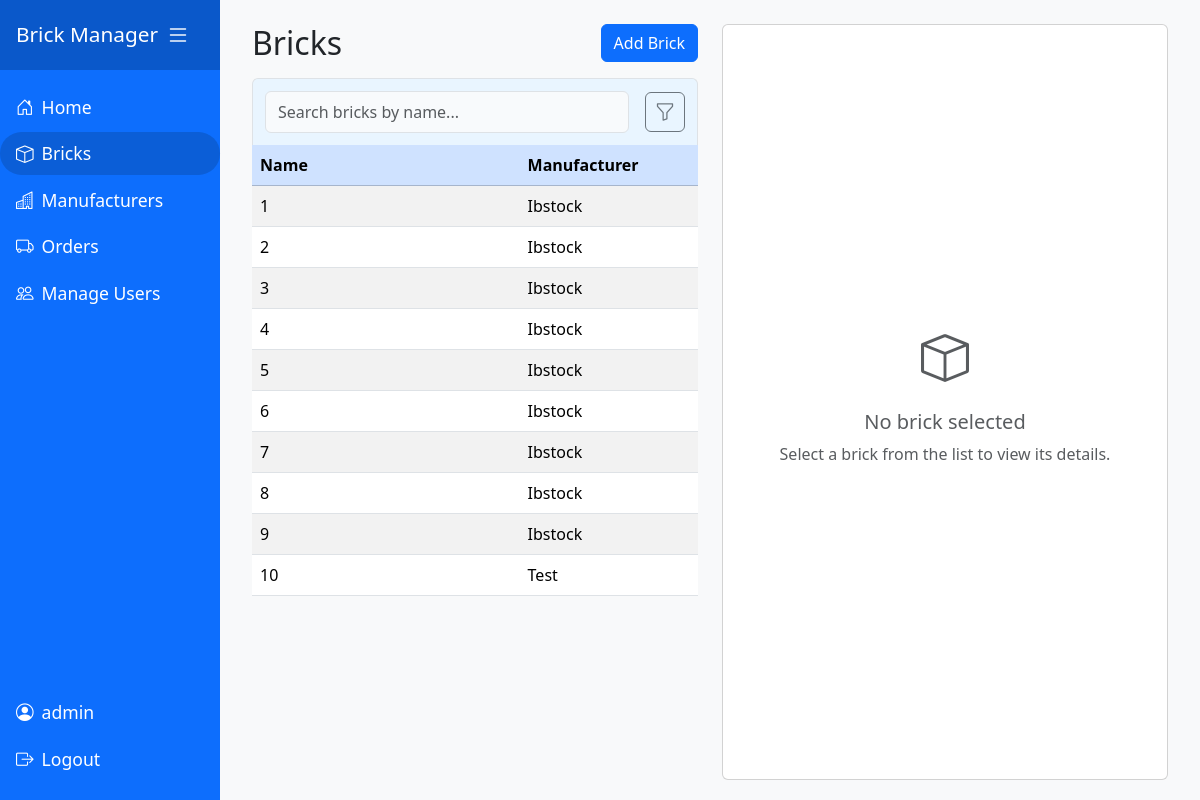
/bricks (signed in), run on the app's committed database.
### models.py (models this page shows)
class Brick(db.Model):
    id = db.Column(db.Integer, primary_key=True)
    name = db.Column(db.String(150), nullable=False)
    colour = db.Column(db.String(50), nullable=False)
    material = db.Column(db.String(100), nullable=False)
    strength = db.Column(db.String(50), nullable=False)
    width = db.Column(db.Float, nullable=False)
    depth = db.Column(db.Float, nullable=False)
    height = db.Column(db.Float, nullable=False)
    type = db.Column(db.String(100), nullable=False)
    voids = db.Column(db.Integer, nullable=False)
    manufacturerId = db.Column(db.Integer, db.ForeignKey('manufacturer.id'), nullable=False)

class Manufacturer(db.Model):
    id = db.Column(db.Integer, primary_key=True)
    name = db.Column(db.String(150), nullable=False, unique=True)
    address = db.Column(db.String(250), nullable=True)
    phoneNo = db.Column(db.String(50), nullable=True)
    email = db.Column(db.String(120), nullable=True)
    bricks = db.relationship('Brick', backref='manufacturer', lazy=True)

### bricks.py (the view)
@bricks_bp.route('/bricks')
@bricks_bp.route('/bricks/<int:brick_id>')
def bricks(brick_id=None):
    allBricks = Brick.query.all()
    def brick_to_dict(brick):
        return {
            'id': brick.id,
            'name': brick.name,
            'colour': brick.colour,
            'material': brick.material,
            'strength': brick.strength,
            'width': brick.width,
            'depth': brick.depth,
            'height': brick.height,
            'type': brick.type,
            'voids': brick.voids,
            'manufacturer': {
                'id': brick.manufacturer.id if brick.manufacturer else None,
                'name': brick.manufacturer.name if brick.manufacturer else ''
            }
        }
    brick_dicts = [brick_to_dict(b) for b in allBricks]
    selected_brick_id = None
    if brick_id is not None and any(b['id'] == brick_id for b in brick_dicts):
        selected_brick_id = brick_id
    return render_template('bricks.html', bricks=brick_dicts, selected_brick_id=selected_brick_id)

### app.py (called while the page is built)
@app.before_request
def require_login():
    allowedRoutes = ['users.login']
    endpoint = request.endpoint
    if endpoint is None:
        return  # Let Flask handle it
    if endpoint in allowedRoutes or endpoint.startswith('static'):
        return  # Allow access
    if not session.get('userId'):
        return redirect(url_for('users.login', next=request.url))

### templates/bricks.html (shortened to what this page needs)
{% extends 'base.html' %}
{% block content %}
<div class="row flex-lg-nowrap" style="height: 100%; min-height: 500px;">
    <div class="col-lg-4 col-12 d-flex flex-column">
        <div class="d-flex justify-content-between align-items-center mb-3">
            <h2 class="mb-0">Bricks</h2>
            {% if session.get('userId') %}
            <a href="{{ url_for('bricks.addBrick') }}{% if selected_brick_id %}?selected_brick_id={{ selected_brick_id }}{% endif %}" class="btn btn-primary ms-3">Add Brick</a>
            {% endif %}
        </div>
        <div class="table-responsive bricks-table-responsive flex-grow-1">
            <div class="table-search-container d-flex align-items-center gap-2 position-relative" style="z-index: 10;">
                <input type="text" id="brick-search-box" class="form-control table-search-box" placeholder="Search bricks by name...">
                <button type="button" id="brick-filter-btn" class="btn btn-outline-secondary ms-2 position-relative" title="Filter bricks" aria-label="Filter">
                    <i class="bi bi-funnel"></i>
                </button>
                            {% set manufacturers = bricks | map(attribute='manufacturer') | map(attribute='name') | unique | list %}
            </div>
            <table class="table table-striped table-hover align-middle" id="bricks-table">
                <colgroup>
                    <col style="width: 60%">
                    <col style="width: 40%">
                </colgroup>
                <thead class="table-primary">
                    <tr>
                        <th>Name</th>
                        <th>Manufacturer</th>
                    </tr>
                </thead>
                <tbody>
                    {% for brick in bricks %}
                    <tr class="brick-row" data-brick='{{ brick | tojson | safe }}' data-id="{{ brick.id }}">
                        <td>{{ brick.name }}</td>
                        <td>
                            {{ brick.manufacturer.name }}
                        </td>
                    </tr>
                    {% endfor %}
                </tbody>
            </table>
        </div>
    </div>
    <div class="col-lg-8 col-12 d-flex flex-column" style="height: 100%;">
        <div id="brick-placeholder-panel" class="card flex-grow-1 h-100">
            <div class="card-body d-flex flex-column h-100 align-items-center justify-content-center text-muted">
                <div class="text-center">
                    <i class="bi bi-box" style="font-size: 3rem;"></i>
                    <h5 class="mt-3">No brick selected</h5>
                    <p>Select a brick from the list to view its details.</p>
                </div>
            </div>
        </div>
    </div>
</div>
<link rel="stylesheet" href="{{ url_for('static', filename='css/bricks.css') }}">
{% endblock %}

### templates/base.html (shortened to what this page needs)
<!DOCTYPE html>
<html lang="en">
<head>
    <link href="https://cdn.jsdelivr.net/npm/bootstrap@5.3.2/dist/css/bootstrap.min.css" rel="stylesheet">
    <link rel="stylesheet" href="{{ url_for('static', filename='css/sidebar.css') }}">
    <link rel="stylesheet" href="{{ url_for('static', filename='css/flash.css') }}">
</head>
<body>
    <div class="d-flex">
        <nav id="sidebar" class="sidebar d-flex flex-column">
            <div>
                <div class="sidebar-header d-flex align-items-center justify-content-between">
                    <span>Brick Manager</span>
                    <button class="sidebar-toggler" id="sidebarCollapse" aria-label="Toggle sidebar">
                        <i class="bi bi-list"></i>
                    </button>
                </div>
                <ul class="nav flex-column mt-3">
                    <li class="nav-item">
                        <a class="nav-link {% if request.endpoint == 'index' %}active{% endif %}" href="{{ url_for('index') }}">
                            <i class="bi bi-house-door rounded-pill"></i> <span>Home</span>
                        </a>
                    </li>
                    <li class="nav-item">
                        <a class="nav-link {% if request.endpoint == 'bricks.bricks' %}active{% endif %}" href="{{ url_for('bricks.bricks') }}">
                            <i class="bi bi-box rounded-pill"></i> <span>Bricks</span>
                        </a>
                    </li>
                    <li class="nav-item">
                        <a class="nav-link {% if request.endpoint == 'manufacturers.manufacturers' %}active{% endif %}" href="{{ url_for('manufacturers.manufacturers') }}">
                            <i class="bi bi-buildings"></i> <span>Manufacturers</span>
                        </a>
                    </li>
                    <li class="nav-item">
                        <a class="nav-link" href="{{ url_for('orders.orders') }}">
                            <i class="bi bi-truck"></i> Orders
                        </a>
                    </li>
                    {% if session.get('isAdmin') %}
                    <li class="nav-item">
                        <a class="nav-link {% if request.endpoint == 'manage_users.users' %}active{% endif %}" href="{{ url_for('manage_users.users') }}">
                            <i class="bi bi-people"></i> <span>Manage Users</span>
                        </a>
                    </li>
                    {% endif %}
                </ul>
            </div>
            <div class="mt-auto mb-3">
                {% if session.get('userName') %}
                <ul class="nav flex-column">
                    <li class="nav-item">
                        <span class="nav-link disabled">
                            <i class="bi bi-person-circle rounded-pill"></i> <span>{{ session['userName'] }}</span>
                        </span>
                    </li>
                    <li class="nav-item">
                        <a class="nav-link" href="{{ url_for('users.logout') }}">
                            <i class="bi bi-box-arrow-right rounded-pill"></i> <span>Logout</span>
                        </a>
                    </li>
                </ul>
                {% endif %}
            </div>
        </nav>
        <div id="content" class="content-area flex-grow-1">
                {% set messages = get_flashed_messages(with_categories=true) %}
            <div class="container mt-4 content-inner">
                {% block content %}{% endblock %}
            </div>
        </div>
    </div>
    <link rel="stylesheet" href="https://cdn.jsdelivr.net/npm/bootstrap-icons@1.11.3/font/bootstrap-icons.css">
</body>
</html>

### static/css/sidebar.css (style rules this page uses)
body { min-height: 100vh; background: #f8f9fa; }
.sidebar { min-width: 220px; max-width: 220px; min-height: 100vh; background: #0d6efd; color: #fff; transition: all 0.3s; }
.sidebar .nav-link { color: #fff; font-size: 1.1rem; border-radius: 2rem; margin-bottom: 0.25rem; transition: background 0.2s, color 0.2s; display: flex; align-items: center; gap: 0.5rem; }
.sidebar .nav-link.active, .sidebar .nav-link:hover { background: #0b5ed7; color: #fff; }
.sidebar .sidebar-header { font-size: 1.3rem; padding: 1rem; text-align: center; background: #0a58ca; }
.sidebar-toggler { background: none; border: none; color: #fff; font-size: 1.5rem; margin-right: 0.5rem; }
.content-area { margin-left: 0px; min-height: 100vh; display: flex; transition: margin-left 0.3s; }
.content-inner { width: 100%; margin: 20px; max-width: none; }

### static/css/bricks.css (style rules this page uses)
html, body { height: 100%; }
.row.flex-lg-nowrap { height: 80vh; min-height: 500px; display: flex; flex-wrap: nowrap; }
.bricks-table-responsive { flex-grow: 1; overflow-y: auto; min-height: 0; }
.bricks-table-responsive table { table-layout: fixed; width: 100%; }
.table-search-container { border: 1px solid #dee2e6; border-bottom: none; border-radius: 0.375rem 0.375rem 0 0; background: #e9f5ff; padding: 0.75rem; position: relative; }
.table-search-box { margin: 0; border-radius: 0.375rem; background: #f8fafc; font-size: 1rem; padding: 0.5rem 0.75rem; width: 100%; outline: none; border: 1px solid #dee2e6; box-shadow: none; }
thead tr th { background: #e9f5ff; }
#brick-filter-btn { padding: 0 0.6rem; height: 2.5rem; min-width: 2.5rem; width: 2.5rem; display: flex; align-items: center; justify-content: center; border-radius: 0.375rem; font-size: 1.25rem; }
#brick-filter-btn i { font-size: 1.25rem; margin: 0; }
@media (min-width: 992px) { .row.flex-lg-nowrap > #brick-detail-panel, .row.flex-lg-nowrap > *:not(#brick-detail-panel) { width: 50%; } }
@media (min-width: 992px) { .bricks-table-responsive { max-width: 100%; width: 100%; } }

### data on the page
Brick: name "1", manufacturer.name "Ibstock"
Brick: name "2", manufacturer.name "Ibstock"
Brick: name "3", manufacturer.name "Ibstock"
Brick: name "4", manufacturer.name "Ibstock"
Brick: name "5", manufacturer.name "Ibstock"
Brick: name "6", manufacturer.name "Ibstock"
Brick: name "7", manufacturer.name "Ibstock"
Brick: name "8", manufacturer.name "Ibstock"
Brick: name "9", manufacturer.name "Ibstock"
Brick: name "10", manufacturer.name "Test"

### other printed values
{{ session['userName'] }} "admin"
